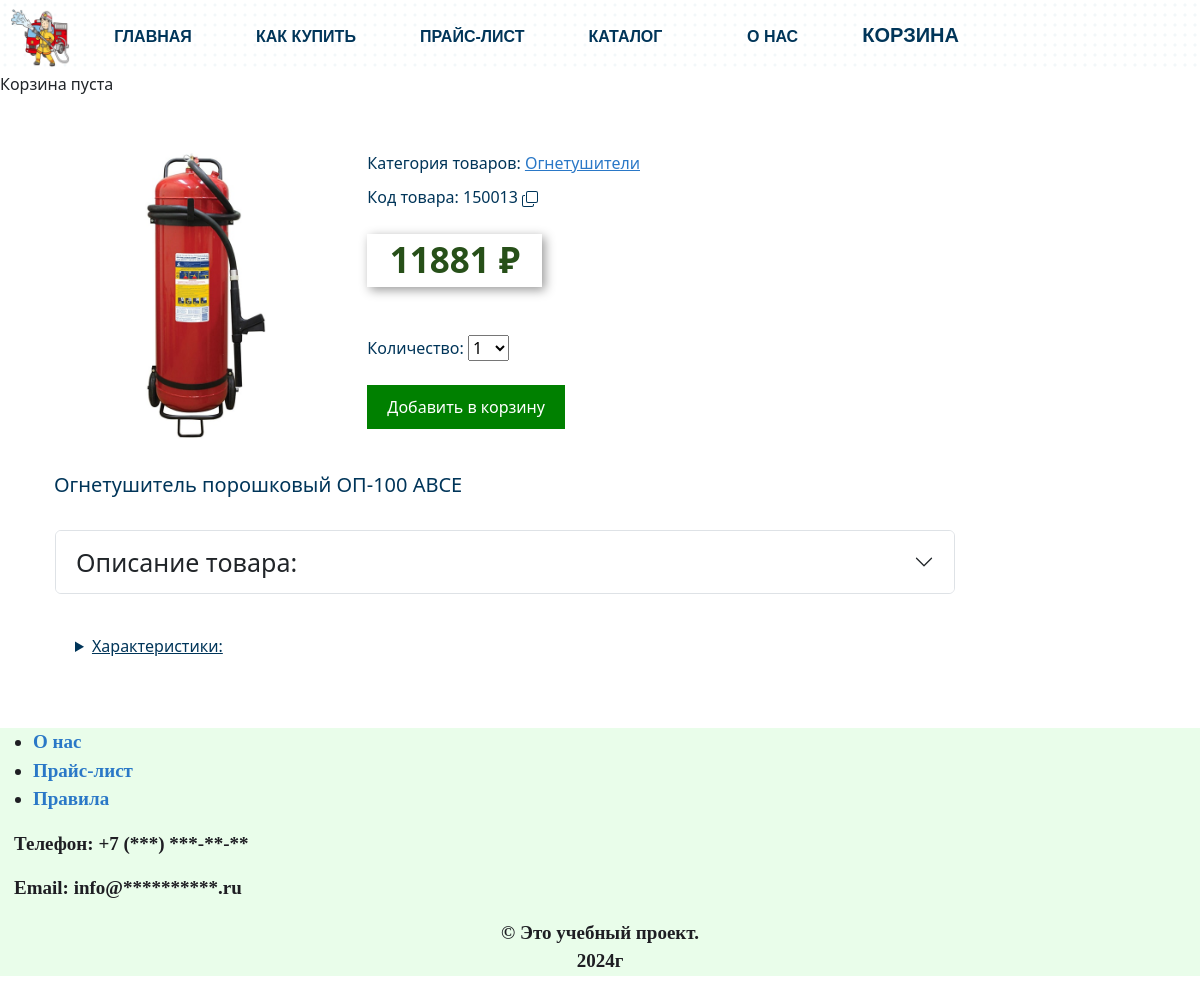
Page /14/op-100-avse/ on the committed database.
### shop/models.py (models this page shows, shortened)
class Product(models.Model):
    name = models.CharField(max_length=100, verbose_name='Наименование')  # наименование
    product_code = models.IntegerField(default=0, verbose_name='Код товара')  # код товара
    price = models.DecimalField(max_digits=7, decimal_places=0, verbose_name='Цена')  # цена
    image = models.ImageField(upload_to='product_img', verbose_name='Фото')  # адреса картинок
    description = models.TextField(blank=True, verbose_name='Описание')  # описание
    created_at = models.DateTimeField(auto_now_add=True, verbose_name='Создание товара')  # создание товара
    updated_at = models.DateTimeField(auto_now=True, verbose_name='Изменение товара')  # изменение товара (описания или изменение цены)
    available = models.BooleanField(default=True, verbose_name='Наличие товара')  # товар доступен или нет
    slug = models.SlugField(max_length=100, unique=True, verbose_name='URL-товара')  # для ссылок поисковых машин
    category = models.ForeignKey(
        Category,
        on_delete=models.CASCADE,
        verbose_name='Категория товара'
    )
    construction = models.ForeignKey(
        ProductConstruction,
        on_delete=models.CASCADE,
        blank=True,
        null=True,
        verbose_name='Конструкция товара'
    )
    fire_class = models.ForeignKey(
        ProductFireclass,
        on_delete=models.CASCADE,
        null=True,
        blank=True,
        verbose_name='Класс пожара'
    )
    usage = models.ForeignKey(
        ProductUsage,
        on_delete=models.CASCADE,
        verbose_name='Применение товара'
    )
    rang_model_hearth = models.ForeignKey(
        ProductRangModelHearth,
        on_delete=models.CASCADE,
        null=True,
        blank=True,
        verbose_name='Модельный очаг пожара'
    )
    product_type = models.ForeignKey(
        ProductType,
        on_delete=models.CASCADE,
        verbose_name='Тип товара'
    )
    class Meta:
        ordering = ['name']
        verbose_name = 'Товара'
        verbose_name_plural = 'Все товары'
    def __str__(self):
        return self.name

class Category(models.Model):                         # категория
    name = models.CharField(
        max_length=100,
        unique=True,
        verbose_name='Категории товара'
    )
    slug = models.SlugField(
        max_length=100,
        unique=True,
        verbose_name='URL-категории товара'
    )
    class Meta:
        ordering = ['name']
        verbose_name = 'Категория товара'
        verbose_name_plural = 'Категории товаров'
    def __str__(self):
        return self.name
    def get_absolute_url(self):
        return reverse(
            'shop:product_list_by_category',
            args=[self.slug]
        )

class ProductType(models.Model):                      # тип товара
    name = models.CharField(
        max_length=150,
        unique=True,
        verbose_name='Тип товара'
    )
    slug = models.SlugField(
        max_length=100,
        unique=True,
        verbose_name='URL-типа товара'
    )
    class Meta:
        ordering = ['name']
        verbose_name = 'Тип товара'
        verbose_name_plural = 'Тип товара'
    def __str__(self):
        return self.name

### shop/views.py (the view)
# urls.py: path('<int:id>/<slug:slug>/', views.product_detail, name='product_detail'),
def product_detail(request, id, slug):
    product = get_object_or_404(
        Product,
        id=id,
        slug=slug,
        available=True
    )
    categories = Category.objects.all()
    construction = ProductConstruction.objects.all()
    fire_class = ProductFireclass.objects.all()
    usage = ProductUsage.objects.all()
    rang_model_hearth = ProductRangModelHearth.objects.all()
    product_type = ProductType.objects.all()
    cart_product_form = CartAddProductForm()
    return render(
        request,
        "shop/product/detail.html",
        {
            'product': product,
            'categories': categories,
            'construction': construction,
            'fire_class': fire_class,
            'usage': usage,
            'rang_model_hearth': rang_model_hearth,
            'product_type': product_type,
            'cart_product_form': cart_product_form
        }
    )

### cart/forms.py
class CartAddProductForm(forms.Form):
    quantity = forms.TypedChoiceField(
        choices=CHOICES,
        coerce=int,
        label='Количество'
    )
    override = forms.BooleanField(
        required=False,
        widget=forms.HiddenInput
    )

### cart/cart.py (called while the page is built)
    def __len__(self):
        return sum(item['quantity'] for item in self.cart.values())

### cart/context_processors.py (called while the page is built)
def cart(request):
    return {'cart': Cart(request)}

### shop/models.py (called while the page is built)
    def __str__(self):
        return self.name

    def __str__(self):
        return self.name

    def __str__(self):
        return self.name

    def __str__(self):
        return self.name

### shop/templates/shop/product/detail.html (shortened to what this page needs)
{% extends "shop/base.html" %}
{% load static %}
{% block content %}
  <div class="product-detail">
    <img id="detail_img" src="{% if product.image %}{{ product.image.url }}{% else %}{% static "images/no_image.png" %}{% endif %}" alt="{{ product.name }}" title="{{ product.name }}">
    <div class="product_price">
      <div class="category_product">Категория товаров: <a href="{{ product.category.get_absolute_url }}" target="_blank">
        <u>{{ product.category }}</u></a>
      </div>
      <div class="cod_product">Код товара:
        {{ product.product_code }}
      </div>
      <div class="price">{{ product.price }} ₽
      </div><br><br>
      <form action="{% url "cart:cart_add" product.id %}" method="post">
        {{ cart_product_form }}<br>
        <input class="submit-button" type="submit" value="Добавить в корзину">
      </form>
    </div>
    <div class="name"><p>{{ product.product_type }} {{ product.name }}</p></div>
  </div>
  <div class="accordion" id="accordionExample">
    <div class="accordion-item">
      <h2 class="accordion-header">
        <button class="accordion-button collapsed" style="font-size: 25px;" type="button" data-bs-toggle="collapse" data-bs-target="#flush-collapseOne" aria-expanded="false" aria-controls="flush-collapseOne">
        Описание товара:
        </button>
      </h2>
    </div>
  </div>
  <div>
    <details>
      <summary id="head2_description"><u>Характеристики:</u></summary>
    </details>
  </div>
{% endblock %}

### shop/static/css/style_base.css (style rules this page uses)
* { box-sizing: border-box; }

### shop/static/css/style_product_detail.css (style rules this page uses)
.product-detail { margin-left: 20px; }
#detail_img { width: 300px; height: 300px; margin: 3em -1em 1em 1em; }
.product_price { float: right; left: 10px; margin: 55px 35em 1em 5px; }
.category_product { padding-bottom: 10px; }
.cod_product { padding-bottom: 25px; }
.price { box-shadow: 3px 3px 10px #999; width: 175px; font-size: 35px; color: #275019; text-align: center; font-weight: bolder; }
.submit-button { background-color: green; color: white; padding: 10px 20px; border: none; cursor: pointer; }
.name { margin-top: 10px; margin-bottom: 30px; margin-left: 14px; font-size: 20px; }
.accordion { margin-left: 35px; width: 900px; }
#head2_description { margin: 40px 1px 50px 55px; }
a:link { text-decoration: none; color: #2a78c7; }

### rows in the picture
Product: image (picture), category "Огнетушители", product_code "150013", price "11881", product_type "Огнетушитель порошковый", name "ОП-100 АВСЕ"
